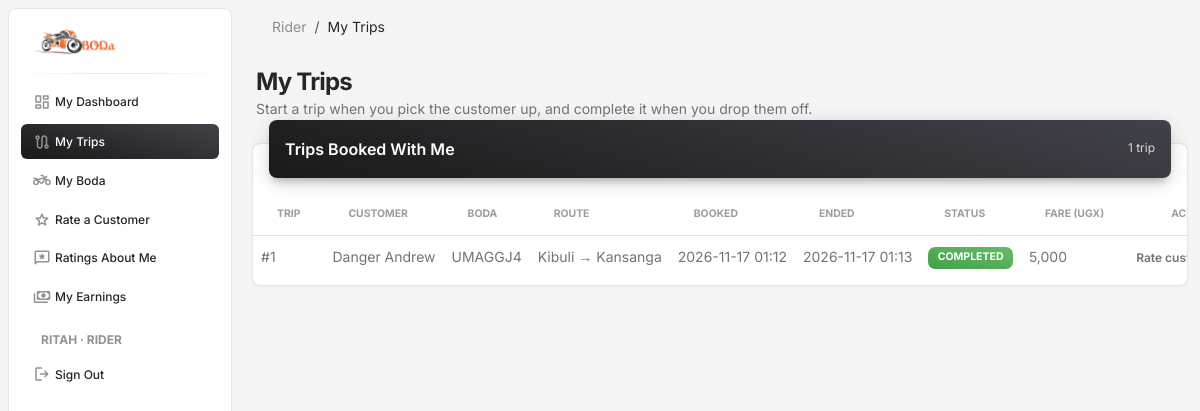
Page /rider-area/trips/ (signed in) on the committed database.
### bodaapp/models.py (models this page shows, shortened)
class Profile(models.Model):
    ROLE_CHOICES = [("customer", "Customer"), ("rider", "Rider")]
    user = models.OneToOneField(settings.AUTH_USER_MODEL, on_delete=models.CASCADE, related_name="profile")
    role = models.CharField(max_length=10, choices=ROLE_CHOICES)
    customer = models.OneToOneField(Customer, null=True, blank=True, on_delete=models.SET_NULL, related_name="profile")
    rider = models.OneToOneField(Rider, null=True, blank=True, on_delete=models.SET_NULL, related_name="profile")

class Trip(models.Model):
    trip_id = models.AutoField(primary_key=True)
    customer = models.ForeignKey(Customer, on_delete=models.PROTECT, db_column="customer_id")
    rider = models.ForeignKey(Rider, on_delete=models.PROTECT, db_column="rider_id")
    boda = models.ForeignKey(Boda, on_delete=models.PROTECT, db_column="boda_id")
    pickup_location = models.CharField(max_length=100)
    dropoff_location = models.CharField(max_length=100)
    start_time = models.DateTimeField()
    end_time = models.DateTimeField(null=True, blank=True)
    status = models.CharField(max_length=20)
    fare = models.DecimalField(max_digits=10, decimal_places=2)
    distance_km = models.DecimalField(max_digits=8, decimal_places=2)

class Customer(models.Model):
    customer_id = models.AutoField(primary_key=True)
    first_name = models.CharField(max_length=50)
    last_name = models.CharField(max_length=50)
    contact = models.CharField(max_length=15, unique=True)
    email = models.EmailField(max_length=100, unique=True)
    home_location = models.CharField(max_length=100)
    def __str__(self):
        return f"{self.first_name} {self.last_name}"

class Boda(models.Model):
    boda_id = models.AutoField(primary_key=True)
    boda_type = models.ForeignKey(BodaType, on_delete=models.PROTECT, db_column="boda_type_id")
    model = models.CharField(max_length=50)
    plate_number = models.CharField(max_length=20, unique=True)
    rider = models.ForeignKey(Rider, on_delete=models.PROTECT, db_column="rider_id")

### bodaapp/rider_views.py (the view)
# urls.py: path('rider-area/trips/', rider_views.trips, name='rid_trips'),
@role_required("rider")
def trips(request):
    return render(request, "rider/trips.html", {"trips": own_trips(request).order_by("-start_time")})

### bodaapp/access.py (called while the page is built)
def get_role(user):
    if not user.is_authenticated:
        return None
    if user.is_staff or user.is_superuser:
        return "admin"
    profile = getattr(user, "profile", None)
    if profile is None:
        return None
    if profile.role == "customer" and profile.customer_id:
        return "customer"
    if profile.role == "rider" and profile.rider_id:
        return "rider"
    return None

def role_required(*roles):
    def decorator(view):
        @wraps(view)
        def wrapper(request, *args, **kwargs):
            if not request.user.is_authenticated:
                return redirect_to_login(request.get_full_path())
            if get_role(request.user) not in roles:
                messages.error(request, "You don't have access to that page.")
                return redirect("index")
            return view(request, *args, **kwargs)
        return wrapper
    return decorator

### bodaapp/context_processors.py (called while the page is built)
def navigation(request):
    user = getattr(request, "user", None)
    role = get_role(user) if user is not None else None
    match = getattr(request, "resolver_match", None)
    name = match.url_name if match and match.url_name else ""
    if name.endswith("_edit"):
        name = name[: -len("_edit")]
    return {"role": role, "role_label": ROLE_LABELS.get(role, ""), "active": name}

### bodaapp/rider_views.py (called while the page is built)
def current_rider(request):
    return request.user.profile.rider

def own_trips(request):
    return Trip.objects.filter(rider=current_rider(request)).select_related("customer", "boda")

### templates/rider/trips.html (shortened to what this page needs)
{% extends 'base.html' %}
{% block content %}
{% include 'partials/page_header.html' with title="My Trips" lede="Start a trip when you pick the customer up, and complete it when you drop them off." %}
<div class="container-fluid py-3">
  <div class="card">
    <div class="card-header p-0 position-relative mt-n4 mx-3 z-index-2">
      <div class="bg-gradient-dark shadow-dark border-radius-lg pt-3 pb-2 d-flex justify-content-between pe-3">
        <h6 class="text-white text-capitalize ps-3">Trips booked with me</h6>
        <span class="text-white text-xs opacity-8 mt-1">{{ trips|length }} trip{{ trips|length|pluralize }}</span>
      </div>
    </div>
    <div class="card-body px-0 pb-2">
      <div class="table-responsive p-0">
        <table class="table align-items-center mb-0">
          <thead><tr>
            <th class="text-uppercase text-secondary text-xxs font-weight-bolder opacity-7">Trip</th>
            <th class="text-uppercase text-secondary text-xxs font-weight-bolder opacity-7">Customer</th>
            <th class="text-uppercase text-secondary text-xxs font-weight-bolder opacity-7">Boda</th>
            <th class="text-uppercase text-secondary text-xxs font-weight-bolder opacity-7">Route</th>
            <th class="text-uppercase text-secondary text-xxs font-weight-bolder opacity-7">Booked</th>
            <th class="text-uppercase text-secondary text-xxs font-weight-bolder opacity-7">Ended</th>
            <th class="text-uppercase text-secondary text-xxs font-weight-bolder opacity-7">Status</th>
            <th class="text-uppercase text-secondary text-xxs font-weight-bolder opacity-7">Fare (UGX)</th>
            <th class="text-uppercase text-secondary text-xxs font-weight-bolder opacity-7 text-end pe-4">Action</th>
          </tr></thead>
          <tbody>
            {% for t in trips %}
            <tr>
              <td class="text-sm">#{{ t.pk }}</td>
              <td class="text-sm">{{ t.customer }}</td>
              <td class="text-sm">{{ t.boda.plate_number }}</td>
              <td class="text-sm">{{ t.pickup_location }} → {{ t.dropoff_location }}</td>
              <td class="text-sm">{{ t.start_time|date:"Y-m-d H:i" }}</td>
              <td class="text-sm">{{ t.end_time|date:"Y-m-d H:i"|default:"—" }}</td>
              <td class="text-sm">{% include 'partials/status_badge.html' with status=t.status %}</td>
              <td class="text-sm">{{ t.fare|floatformat:"0g" }}</td>
              <td class="text-end pe-3 text-nowrap">
                {% if t.status == 'pending' %}
                <form method="post" action="{% url 'rid_trip_action' t.pk 'start' %}" class="d-inline">{% csrf_token %}
                  <button type="submit" class="btn btn-sm bg-gradient-info mb-0 py-1 px-2">Start</button></form>
                {% elif t.status == 'ongoing' %}
                <form method="post" action="{% url 'rid_trip_action' t.pk 'complete' %}" class="d-inline">{% csrf_token %}
                  <button type="submit" class="btn btn-sm bg-gradient-success mb-0 py-1 px-2">Complete</button></form>
                {% elif t.status == 'completed' %}
                <a href="{% url 'rid_rate_customer' %}" class="text-secondary font-weight-bold text-xs">Rate customer</a>
                {% endif %}
              </td>
            </tr>
            {% empty %}
            <tr><td colspan="9" class="text-center text-secondary py-4 text-sm">No one has booked you yet.</td></tr>
            {% endfor %}
          </tbody>
        </table>
      </div>
    </div>
  </div>
</div>
{% endblock %}

### templates/base.html (shortened to what this page needs)
{%load static %}
<!DOCTYPE html>
<html lang="en">
<head>
  <link href="{% static 'assets/css/nucleo-icons.css' %}" rel="stylesheet" />
  <link href="{% static 'assets/css/nucleo-svg.css' %}" rel="stylesheet" />
  <link id="pagestyle" href="{% static 'assets/css/material-dashboard.min2167.css' %}?v=3.2.0" rel="stylesheet" />
</head>
<body class="g-sidenav-show  bg-gray-100">
  <aside class="sidenav navbar navbar-vertical navbar-expand-xs border-radius-lg fixed-start ms-2  bg-white my-2" id="sidenav-main">
    <div class="sidenav-header">
      <a class="navbar-brand px-4 py-3 m-0" href="{% url 'index' %}">
        <img src="{% static 'assets/img/boda.png' %}" class="navbar-brand-img" width="auto" height="250" alt="main_logo">
      </a>
    </div>
    <hr class="horizontal dark mt-0 mb-2">
    <div class="collapse navbar-collapse  w-auto " id="sidenav-collapse-main">
      <ul class="navbar-nav">
        {% if role == 'admin' %}{% include 'partials/nav_staff.html' %}
        {% elif role == 'customer' %}{% include 'partials/nav_customer.html' %}
        {% elif role == 'rider' %}{% include 'partials/nav_rider.html' %}
        {% endif %}
        {% include 'partials/nav_account.html' %}
      </ul>
    </div>
  </aside>
  <main class="main-content position-relative max-height-vh-100 h-100 border-radius-lg ">
    {% block content %}
    {% endblock %}
  </main>
</body>
</html>

### templates/partials/nav_rider.html
{% include 'partials/nav_link.html' with name='index' label='My Dashboard' icon='dashboard' %}
{% include 'partials/nav_link.html' with name='rid_trips' label='My Trips' icon='route' %}
{% include 'partials/nav_link.html' with name='rid_bodas' label='My Boda' icon='two_wheeler' %}
{% include 'partials/nav_link.html' with name='rid_rate_customer' label='Rate a Customer' icon='star' %}
{% include 'partials/nav_link.html' with name='rid_ratings' label='Ratings About Me' icon='reviews' %}
{% include 'partials/nav_link.html' with name='rid_earnings' label='My Earnings' icon='payments' %}

### templates/partials/nav_link.html
<li class="nav-item">
  <a class="nav-link {% if active == name %}active bg-gradient-dark text-white{% else %}text-dark{% endif %}" href="{% url name %}">
    <i class="material-symbols-rounded opacity-5">{{ icon }}</i>
    <span class="nav-link-text ms-1">{{ label }}</span>
  </a>
</li>

### templates/partials/nav_account.html (shortened to what this page needs)
<li class="nav-item mt-3">
  <h6 class="ps-4 ms-2 text-uppercase text-xs text-dark font-weight-bolder opacity-5">{{ user.get_username }}{% if role_label %} · {{ role_label }}{% endif %}</h6>
</li>
<li class="nav-item">
  <form method="post" action="{% url 'logout' %}" class="m-0">
    <button type="submit" class="nav-link text-dark border-0 bg-transparent w-100 text-start">
      <i class="material-symbols-rounded opacity-5">logout</i>
      <span class="nav-link-text ms-1">Sign Out</span>
    </button>
  </form>
</li>

### templates/partials/page_header.html (shortened to what this page needs)
<nav class="navbar navbar-main navbar-expand-lg px-0 mx-3 shadow-none border-radius-xl" id="navbarBlur" data-scroll="true">
  <div class="container-fluid py-1 px-3">
    <nav aria-label="breadcrumb">
      <ol class="breadcrumb bg-transparent mb-0 pb-0 pt-1 px-0 me-sm-6 me-5">
        <li class="breadcrumb-item text-sm"><a class="opacity-5 text-dark" href="{% url 'index' %}">{{ role_label|default:"Home" }}</a></li>
        <li class="breadcrumb-item text-sm text-dark active" aria-current="page">{{ title }}</li>
      </ol>
    </nav>
  </div>
</nav>
<div class="container-fluid pt-3">
  <div class="ms-1 mb-2">
    <h3 class="mb-0 h4 font-weight-bolder">{{ title }}</h3>
    {% if lede %}<p class="mb-0 text-sm">{{ lede }}</p>{% endif %}
  </div>
</div>

### templates/partials/status_badge.html
<span class="badge badge-sm bg-gradient-{% if status == 'completed' %}success{% elif status == 'ongoing' %}info{% elif status == 'pending' %}warning{% else %}secondary{% endif %}">{{ status }}</span>

### rows in the picture
Profile: role "RIDER", role "Rider"
Trip: pk "1", customer "Danger Andrew", boda.plate_number "UMAGGJ4", pickup_location "Kibuli", dropoff_location "Kansanga", start_time "2026-11-17 01:12", end_time "2026-11-17 01:13", status "COMPLETED", fare "5,000", shows "Rate…"

### other values in the picture
{{ label }} "My Dashboard My Trips My Boda Rate a Customer Ratings About Me My Earnings"
{{ user.get_username }} "RITAH"
{{ title }} "My Trips"
{{ lede }} "Start a trip when you pick the customer up, and complete it when you drop them off."
{{ trips|length }} "1"
